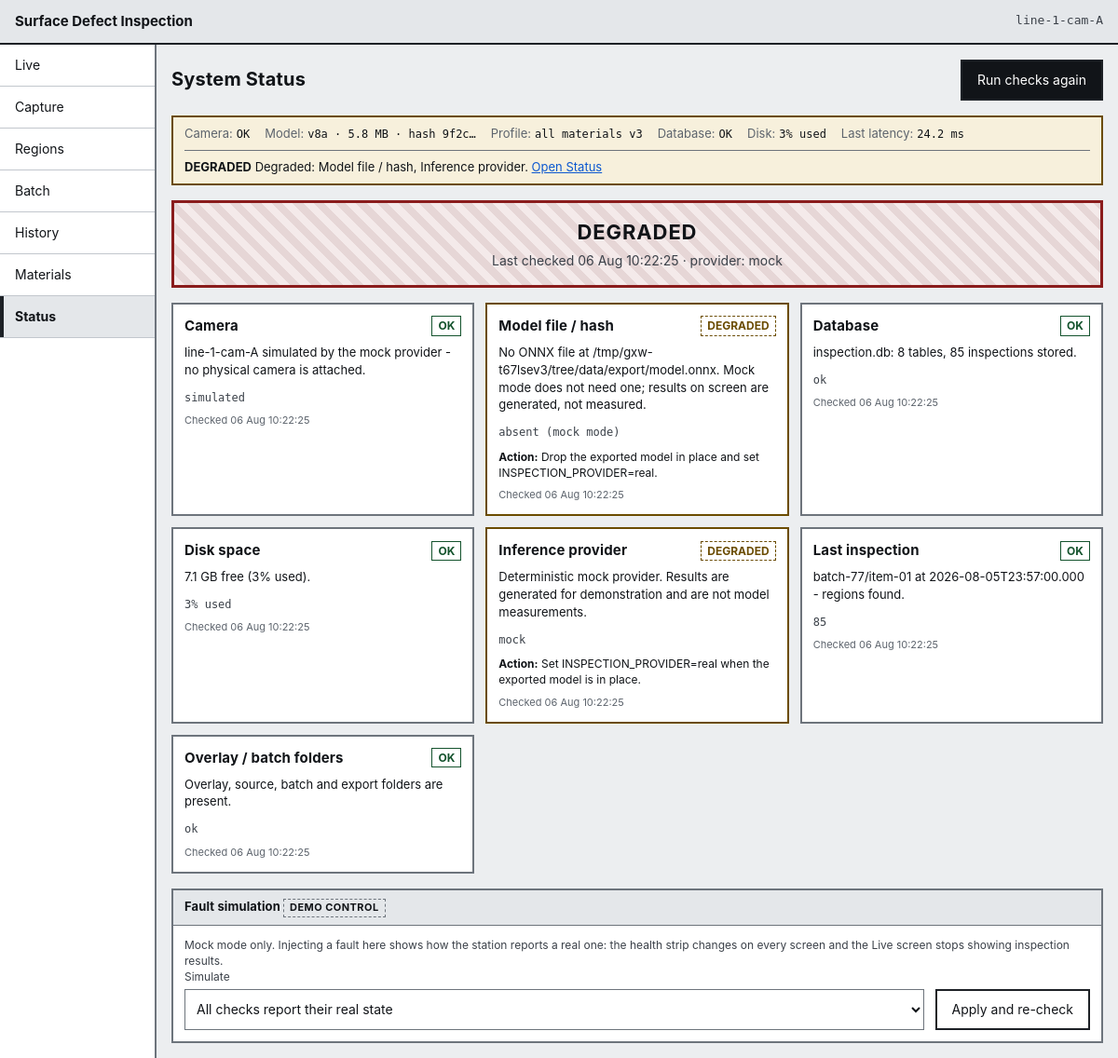
Page /status on the committed database.
### tables this page shows
CREATE TABLE station (
    station_id    INTEGER PRIMARY KEY AUTOINCREMENT,
    station_code  TEXT NOT NULL UNIQUE,
    line_code     TEXT NOT NULL,
    mm_per_pixel  REAL,               -- NULL until the station is calibrated
    camera_status TEXT NOT NULL DEFAULT 'ok',
    created_at    TEXT NOT NULL
);

CREATE TABLE model_version (
    model_version_id INTEGER PRIMARY KEY AUTOINCREMENT,
    file_name        TEXT NOT NULL,
    version          TEXT NOT NULL,
    artefact_sha256  TEXT NOT NULL UNIQUE,
    parameter_count  INTEGER,
    size_mb          REAL,
    precision        TEXT,
    latency_ms       REAL,
    created_at       TEXT NOT NULL,
    is_active        INTEGER NOT NULL DEFAULT 0 CHECK (is_active IN (0, 1))
);

CREATE TABLE inspection (
    inspection_id      INTEGER PRIMARY KEY AUTOINCREMENT,
    station_id         INTEGER NOT NULL REFERENCES station (station_id),
    profile_id         INTEGER NOT NULL REFERENCES profile (profile_id),
    model_version_id   INTEGER NOT NULL REFERENCES model_version (model_version_id),
    material_id        INTEGER REFERENCES material (material_id),
    batch_run_id       INTEGER REFERENCES batch_run (batch_run_id),
    image_sha256       TEXT,
    product_id         TEXT,
    captured_at        TEXT NOT NULL,
    processed_at       TEXT NOT NULL,
    status             TEXT NOT NULL CHECK (status IN (
                           'regions_found', 'clean',
                           'acquisition_failure', 'processing_failure')),
    region_count       INTEGER NOT NULL DEFAULT 0,
    latency_ms         REAL,
    source_image_path  TEXT,
    overlay_image_path TEXT,
    error_code         TEXT,
    error_message      TEXT
);

### app/routes/pages.py (the view)
@router.get("/status", response_class=HTMLResponse)
def status_page(
    request: Request,
    conn: sqlite3.Connection = Depends(get_db),
    settings: Settings = Depends(settings_dep),
) -> HTMLResponse:
    context = _base_context(request, conn, settings, "status")
    context.update({"status": status_service.run_checks(conn, settings)})
    return _templates(request).TemplateResponse(request, "status.html", context)

### app/templates/status.html (shortened to what this page needs)
{% extends "base.html" %}
{% block heading %}System Status{% endblock %}
{% block header_extra %}
<form method="post" action="/api/status/check" id="recheck-form">
  <button type="submit" class="button button--primary" id="run-checks">Run checks again</button>
</form>
{% endblock %}
{% block content %}
<div class="banner banner--{{ 'clean' if status.overall == 'ok' else ('check_station' if status.overall == 'failed' else 'could_not_process') }}" role="status">
  <p class="banner__headline">{{ status.overall_label }}</p>
  <p class="banner__detail">Last checked {{ status.checked_at|short_time }} &middot; provider: {{ status.provider }}</p>
</div>
<section class="status-grid" aria-label="Checks" id="status-grid">
  {% for check in status.checks %}
  <article class="check check--{{ check.state }}">
    <header class="check__header">
      <h2 class="check__title">{{ check.label }}</h2>
      <span class="status status--check-{{ check.state }}">{{ check.state_label }}</span>
    </header>
    <p class="check__detail">{{ check.detail }}</p>
    {% if check.value %}<p class="check__value mono">{{ check.value }}</p>{% endif %}
    {% if check.action %}<p class="check__action"><strong>Action:</strong> {{ check.action }}</p>{% endif %}
    <p class="check__time">Checked {{ check.checked_at|short_time }}</p>
  </article>
  {% endfor %}
</section>
{% if settings.inspection_provider == "mock" and demo_mode %}
<section class="panel" aria-labelledby="simulate-heading">
  <h2 class="panel__title" id="simulate-heading">Fault simulation <span class="tag tag--demo">demo control</span></h2>
  <p class="note">
    Mock mode only. Injecting a fault here shows how the station reports a real one:
    the health strip changes on every screen and the Live screen stops showing inspection results.
  </p>
  <form class="filter-bar" id="simulate-form">
    <div class="field">
      <label for="simulate">Simulate</label>
      <select id="simulate" name="simulate">
        {% for key, label in status.simulations.items() %}
        <option value="{{ key }}"{% if status.simulation == key %} selected{% endif %}>{{ label }}</option>
        {% endfor %}
      </select>
    </div>
    <div class="field field--actions">
      <button type="submit" class="button">Apply and re-check</button>
    </div>
  </form>
</section>
{% endif %}
{% endblock %}

### app/templates/base.html (shortened to what this page needs)
<!DOCTYPE html>
<html lang="en">
<head>
  <link rel="stylesheet" href="/static/css/base.css">
  <link rel="stylesheet" href="/static/css/layout.css">
  <link rel="stylesheet" href="/static/css/components.css">
  <link rel="stylesheet" href="/static/css/responsive.css">
</head>
<body data-screen="{{ active }}">
  <header class="app-bar">
    <span class="app-bar__title">{{ app_title }}</span>
    <span class="app-bar__station" title="Station">{{ station }}</span>
  </header>
  <div class="shell">
    {% include "partials/navigation.html" %}
    <main id="main" class="main" tabindex="-1">
      <div class="page-header">
        <h1 class="page-header__title">{% block heading %}{% endblock %}</h1>
        <div class="page-header__extra">{% block header_extra %}{% endblock %}</div>
      </div>
      {% if health is defined %}{% include "partials/health_strip.html" %}{% endif %}
      {% block content %}{% endblock %}
    </main>
  </div>
</body>
</html>

### app/templates/partials/health_strip.html (shortened to what this page needs)
<section class="strip strip--{{ health.overall }}" aria-label="Station health">
  <ul class="strip__items">
    <li class="strip__item">
      <span class="strip__key">Camera</span>
      <span class="strip__value">{{ health.camera.state_label }}</span>
    </li>
    <li class="strip__item">
      <span class="strip__key">Model</span>
      <span class="strip__value">{{ health.model_version }}{% if health.model_size_mb %} &middot; {{ health.model_size_mb }} MB{% endif %} &middot; hash {{ health.model_sha_short }}</span>
    </li>
    <li class="strip__item">
      <span class="strip__key">Profile</span>
      <span class="strip__value">{{ health.profile_label }}{% if health.profile_version %} v{{ health.profile_version }}{% endif %}</span>
    </li>
    <li class="strip__item">
      <span class="strip__key">Database</span>
      <span class="strip__value">{{ health.database.state_label }}</span>
    </li>
    <li class="strip__item">
      <span class="strip__key">Disk</span>
      <span class="strip__value">{{ health.disk_value or health.disk.state_label }}</span>
    </li>
    <li class="strip__item">
      <span class="strip__key">Last latency</span>
      <span class="strip__value">{% if health.latency_ms %}{{ health.latency_ms }} ms{% else %}&mdash;{% endif %}</span>
    </li>
  </ul>
  {% if health.overall != "ok" %}
  <p class="strip__alert">
    <strong>{{ health.overall_label }}</strong>
    {% if health.degraded %}Degraded: {{ health.degraded|join(", ") }}.{% endif %}
    <a href="/status">Open Status</a>
  </p>
  {% endif %}
</section>

### app/static/css/base.css (style rules this page uses)
:root { --ink: #111418; --ink-2: #3b4149; --ink-3: #5d646d; --paper: #ffffff; --bg: #eceef0; --panel-head: #e4e7ea; --line: #6d747c; --line-soft: #c2c7cd; --line-hard: #1d2126; --crack: #c62828; --scratch: #1565c0; --alert: #8a1c1c; --alert-bg: #f6e9e9; --warn: #6b4c00; --warn-bg: #f7f0dc; --ok: #14532d; --ok-bg: #e9f1ea; --focus: #0b57d0; --sp-1: 4px; --sp-2: 8px; --sp-3: 12px; --sp-4: 16px; --sp-5: 24px; --sp-6: 32px; --touch: 44px; --font: -apple-system, BlinkMacSystemFont, "Segoe UI", Roboto, "Helvetica Neue", Arial, sans-serif; --mono: ui-monospace, "DejaVu Sans Mono", "SFMono-Regular", Menlo, Consolas, monospace; }
*, *::before, *::after { box-sizing: border-box; }
html { -webkit-text-size-adjust: 100%; }
body { margin: 0; background: var(--bg); color: var(--ink); font-family: var(--font); font-size: 15px; line-height: 1.45; }
h1, h2, h3 { margin: 0; font-weight: 700; letter-spacing: 0.01em; }
h1 { font-size: 20px; }
h2 { font-size: 15px; }
p { margin: 0 0 var(--sp-3); }
p:last-child { margin-bottom: 0; }
a { color: var(--focus); }
code, .mono { font-family: var(--mono); font-size: 0.92em; }

### app/static/css/layout.css (style rules this page uses)
.app-bar { display: flex; justify-content: space-between; align-items: center; gap: var(--sp-3); background: var(--panel-head); border-bottom: 2px solid var(--line-hard); padding: var(--sp-3) var(--sp-4); }
.app-bar__title { font-weight: 700; font-size: 15px; }
.app-bar__station { font-family: var(--mono); font-size: 13px; color: var(--ink-2); }
.shell { display: grid; grid-template-columns: 168px minmax(0, 1fr); align-items: start; min-height: calc(100vh - 49px); }
.main { padding: var(--sp-4); min-width: 0; display: flex; flex-direction: column; gap: var(--sp-4); }
.page-header { display: flex; flex-wrap: wrap; gap: var(--sp-3); justify-content: space-between; align-items: center; }
.page-header__extra { display: flex; gap: var(--sp-2); align-items: center; flex-wrap: wrap; }
.status-grid { display: grid; grid-template-columns: repeat(auto-fit, minmax(280px, 1fr)); gap: var(--sp-3); }

### rows in the picture
station: station_code "line-1-cam-A"
model_version: model_version "v8a", model_size_mb "5.8"
inspection: latency_ms "24.2"

### other values in the picture
{{ app_title }} "Surface Defect Inspection"
{{ item.label }} "Live" "Capture" "Regions" "Batch" "History" "Materials" "Status"
{{ health.camera.state_label }} "OK"
{{ health.model_sha_short }} "9f2c…"
{{ health.profile_label }} "all materials"
{{ health.profile_version }} "3"
{{ health.database.state_label }} "OK"
{{ health.disk_value or health.disk.state_label }} "3% used"
{{ health.overall_label }} "DEGRADED"
{{ health.degraded|join(", ") }} "Model file / hash, Inference provider"
{{ status.overall_label }} "DEGRADED"
{{ status.checked_at|short_time }} "06 Aug 10:22:25"
{{ status.provider }} "mock"
{{ check.label }} "Camera" "Model file / hash" "Database" "Disk space" "Inference provider" "Last inspection" "Overlay / batch folders"
{{ check.state_label }} "OK" "DEGRADED" "OK" "OK" "DEGRADED" "OK" "OK"
